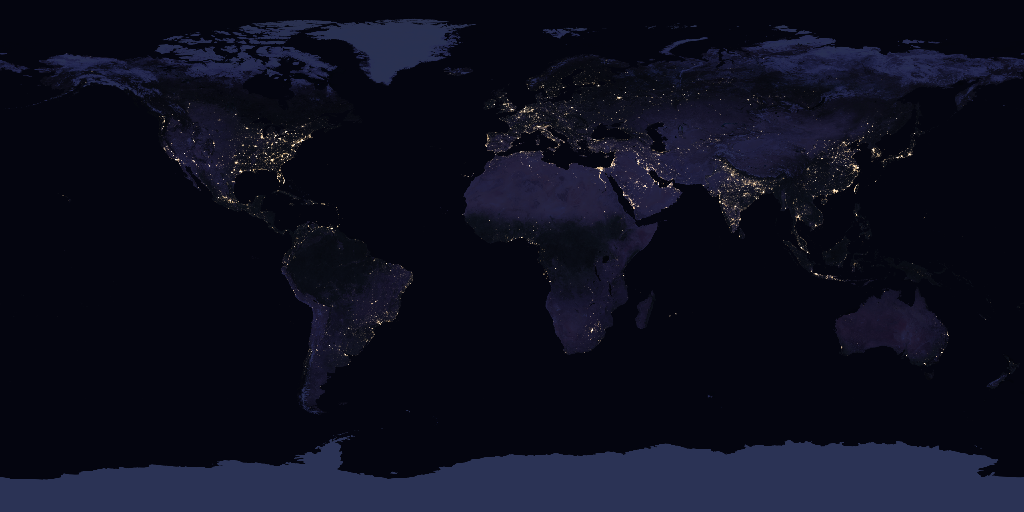
#> input picture data/raw_frames/_base/black_marble.png, 1024 x 512 px
$ python extract_features.py
#> lines starting #> are read from the running program, lines starting #| are printed output that depends on the picture
### scripts/theme_defs.py
"""The four locked Terra Vox themes and where their frames come from.

Shared by fetch_frames.py and extract_features.py so the download step and
the feature step can never disagree about dates, layers or "active" rules.

Every theme is a yearly series of global, equirectangular NASA GIBS frames
(the imagery service behind NASA Worldview). Sampling the same calendar
window every year removes the seasonal cycle, so frame-to-frame change is
year-over-year change, which is the thing Duet mode is about.
"""

from datetime import date, timedelta

GIBS_WMS = "https://gibs.earthdata.nasa.gov/wms/epsg4326/best/wms.cgi"

# Static layers used only to draw the human-viewable display frames.
# Feature extraction never sees them: features come from the data layer alone.
BASE_LAYERS = {
    "black_marble": "VIIRS_Black_Marble",
    "coastlines": "Coastlines_15m",
}

FRAME_WIDTH = 1024
FRAME_HEIGHT = 512


def _yearly(years, month, day):
    return [date(y, month, day) for y in years]


def _ssh_dates():
    # JPL MEaSUREs SSH anomalies sit on a fixed 5-day grid starting 1992-09-30.
    # Take the grid date nearest 1 October of each year.
    origin = date(1992, 9, 30)
    out = []
    for y in range(1992, 2019):
        target = date(y, 10, 1)
        steps = round((target - origin).days / 5)
        out.append(origin + timedelta(days=5 * steps))
    return out


THEMES = [
    {
        "id": "wildfires",
        "name": "Wildfires",
        "signature": "spiky, event-driven",
        "layer": "MODIS_Terra_Thermal_Anomalies_All",
        "dataset": "MODIS Terra Thermal Anomalies and Fires (day + night)",
        "instrument": "MODIS / Terra",
        "units_note": "each orange dot is a satellite-detected active fire",
        # Peak northern fire season, one 8-day composite per year.
        "frame_dates": _yearly(range(2001, 2026), 8, 8),
        "composite_days": 8,
        "composite": "union",  # a fire seen on any of the 8 days counts
        "label_fmt": "{start:%b %d}-{end:%d}, {year}",
        # Transparent pixels mean "no fire detected" which is real data, so the
        # whole planet is the valid domain and every opaque pixel is active.
        "valid_domain": "frame",
        "active_rule": {"kind": "opaque"},
        "colormap": None,
        "physical": {"label": "fire detections", "units": "% of map"},
        "eic": {
            "dashboard": "https://svs.gsfc.nasa.gov/gallery/wildland-fires/",
            "visualization": "https://svs.gsfc.nasa.gov/5113/",
            "thumbnail": "https://svs.gsfc.nasa.gov/vis/a000000/a005100/a005113/fires_frp_VIIRS.892_print.jpg",
        },
    },
    {
        "id": "sea_level",
        "name": "Sea Level Change",
        "signature": "slow, monotonic",
        "layer": "JPL_MEaSUREs_L4_Sea_Surface_Height_Anomalies",
        "dataset": "JPL MEaSUREs Gridded Sea Surface Height Anomalies (TOPEX/Poseidon, Jason-1/2/3)",
        "instrument": "Satellite radar altimetry",
        "units_note": "warmer colours mean the sea surface sits higher than the 20-year mean",
        "frame_dates": _ssh_dates(),
        "composite_days": 1,
        "composite": "single",
        "label_fmt": "{start:%b %d}, {year}",
        "valid_domain": "opaque",  # land and polar gaps carry no ocean data
        # "Active" = ocean standing at least 10 cm above the 1993-2012 mean.
        "active_rule": {"kind": "value_at_least", "value": 0.10},
        "colormap": "https://gibs.earthdata.nasa.gov/colormaps/v1.3/MEaSUREs_Sea_Surface_Height_Anomalies.xml",
        "physical": {"label": "mean sea surface height anomaly", "units": "cm", "scale": 100.0, "digits": 1},
        "eic": {
            "dashboard": "https://svs.gsfc.nasa.gov/gallery/climate-vital-signs-dashboard/",
            "visualization": "https://svs.gsfc.nasa.gov/5235/",
            "thumbnail": "https://svs.gsfc.nasa.gov/vis/a000000/a005200/a005235/seaLevelWaveTankComp_noWW_3-5-5-2024a.01500_print.jpg",
        },
    },
    {
        "id": "air_quality",
        "name": "Air Quality",
        "signature": "noisy, daily-fluctuating",
        "layer": "OMI_Nitrogen_Dioxide_Tropo_Column",
        "dataset": "OMI Tropospheric Nitrogen Dioxide (NO2) Column, daily",
        "instrument": "OMI / Aura",
        "units_note": "darker orange and red mark heavier NO2 pollution",
        # A 3-day gap-filling mosaic around the March equinox keeps the daily
        # weather noise (that is this theme's signature) while filling the
        # swath gaps that a single OMI day leaves.
        "frame_dates": _yearly(range(2005, 2026), 3, 15),
        "composite_days": 3,
        "composite": "first_valid",
        "label_fmt": "{start:%b %d}-{end:%d}, {year}",
        "valid_domain": "opaque",
        # "Active" = polluted air: tropospheric NO2 above 5 x 10^15 molecules/cm2.
        "active_rule": {"kind": "value_at_least", "value": 5e15},
        "colormap": "https://gibs.earthdata.nasa.gov/colormaps/v1.3/OMI_Nitrogen_Dioxide_Tropo_Column.xml",
        "physical": {"label": "mean tropospheric NO2", "units": "x10^15 molecules/cm2", "scale": 1e-15, "digits": 2},
        "eic": {
            "dashboard": "https://svs.gsfc.nasa.gov/gallery/air-quality-dashboard/",
            "visualization": "https://svs.gsfc.nasa.gov/5175/",
            "thumbnail": "https://svs.gsfc.nasa.gov/vis/a000000/a005100/a005175/tempo_no2_north-america.02402_print.jpg",
        },
    },
    {
        "id": "greenhouse_gases",
        "name": "Greenhouse Gases",
        "signature": "smooth, trending",
        "layer": "AIRS_L3_Methane_400hPa_Volume_Mixing_Ratio_Monthly_Day",
        "dataset": "AIRS Methane (CH4) at 400 hPa, monthly mean",
        "instrument": "AIRS / Aqua",
        "units_note": "deeper red means more methane in the mid-troposphere",
        "frame_dates": _yearly(range(2003, 2027), 8, 1),
        "composite_days": 1,
        "composite": "single",
        "label_fmt": "{start:%B} {year}",
        "valid_domain": "opaque",
        # "Active" = air holding at least 1,900 ppb of methane at 400 hPa.
        "active_rule": {"kind": "value_at_least", "value": 1900.0},
        "colormap": "https://gibs.earthdata.nasa.gov/colormaps/v1.3/AIRS_Methane_Volume_Mixing_Ratio.xml",
        "physical": {"label": "mean methane at 400 hPa", "units": "ppb", "scale": 1.0, "digits": 0},
        "eic": {
            "dashboard": "https://svs.gsfc.nasa.gov/gallery/greenhouse-gases-dashboard/",
            "visualization": "https://svs.gsfc.nasa.gov/5116/",
            "thumbnail": "https://svs.gsfc.nasa.gov/vis/a000000/a005100/a005116/TotalCH4_Volume_1920x1920.00080_print.jpg",
        },
    },
]


# [5 lines left out: function theme_by_id, not called in this run]


def frame_days(theme, start):
    """The calendar days that feed one frame (1 for single, N for composites)."""
    return [start + timedelta(days=i) for i in range(theme["composite_days"])]


def frame_label(theme, start):
    days = frame_days(theme, start)
    return theme["label_fmt"].format(start=days[0], end=days[-1], year=start.year)


# [18 lines left out: function gibs_url, not called in this run]

### scripts/extract_features.py
"""Turn every downloaded NASA frame into the visual features Terra Vox plays.

    python scripts/extract_features.py

Reads data/raw_frames/<theme>/*.png (from fetch_frames.py) and writes
    data/features/<theme>/<YYYY-MM-DD>.json   raw + normalized features per frame
    data/display/<theme>/<YYYY-MM-DD>.jpg     the frame as a person sees it
    data/themes.json                          theme metadata + normalization ranges

Feature definitions (all measured over the frame's valid data pixels):

  hue            Colour warmth of the frame in degrees, 0-360. Each pixel's
                 HSV hue is placed on a cool -> warm axis (blue 0, cyan 60,
                 green 120, yellow 180, red 240+, magenta-red 360) and averaged,
                 weighted by saturation x value so grey pixels carry no hue.
                 A plain circular-mean hue would put red at 0 and average a
                 blue-to-red palette out to magenta; the warmth axis keeps the
                 build plan's "cool = low notes, warm = high notes" true.
  brightness     Mean Rec.709 relative luminance, 0-1.
  colorVariance  Mean per-channel RGB standard deviation / 127.5, 0-1.
  pixelDensity   Share of valid pixels that are "active" (theme rule in
                 theme_defs.py: a detected fire, sea >= +10 cm, NO2 >= 5e15,
                 CH4 >= 1,900 ppb), 0-1.
  frameDelta     Mean absolute RGB change from the previous frame / 255, 0-1.
                 The first frame has no predecessor, so it uses the change to
                 the second frame (otherwise the oldest frame would always be
                 silent-tempo by construction, which would bias Duet mode).
  latBand        'north' | 'equatorial' | 'south' from the mean latitude of the
                 active pixels (tropics = within 23.44 degrees of the equator).

Normalization: each of hue, brightness, colorVariance, pixelDensity and
frameDelta is min-max scaled against that theme's own history, so every
theme spans the same 0-1 range (hue: 0-360) before the sonification
formulas run. Without this, wildfire frames (black map, small bright
markers) and methane frames (wall-to-wall colour) would sit in completely
different parts of every formula and switching themes would jump in
loudness and density.
"""

import json
import re
import sys
from datetime import datetime, timezone
from pathlib import Path

import cv2
import numpy as np
from PIL import Image

sys.path.insert(0, str(Path(__file__).resolve().parent))
from theme_defs import THEMES, frame_label  # noqa: E402

ROOT = Path(__file__).resolve().parent.parent
RAW = ROOT / "data" / "raw_frames"
FEATURES = ROOT / "data" / "features"
DISPLAY = ROOT / "data" / "display"

TROPIC = 23.44
NORMALIZED = ["hue", "brightness", "colorVariance", "pixelDensity", "frameDelta"]


# ---------------------------------------------------------------- colormaps

# [23 lines left out: functions parse_colormap, pixels_to_values, not called in this run]


# ---------------------------------------------------------------- features

CRIMSON = 315.0          # hues from here up to 360 continue past red (dark reds)
WARM_SPAN = 240.0 + (360.0 - CRIMSON)


# [54 lines left out: functions warmth, frame_features, frame_delta, not called in this run]


# ---------------------------------------------------------------- display

def load_bases():
    bm = np.array(Image.open(RAW / "_base" / "black_marble.png").convert("RGB")).astype(np.float64)
    coast = np.array(Image.open(RAW / "_base" / "coastlines.png").convert("RGBA"))
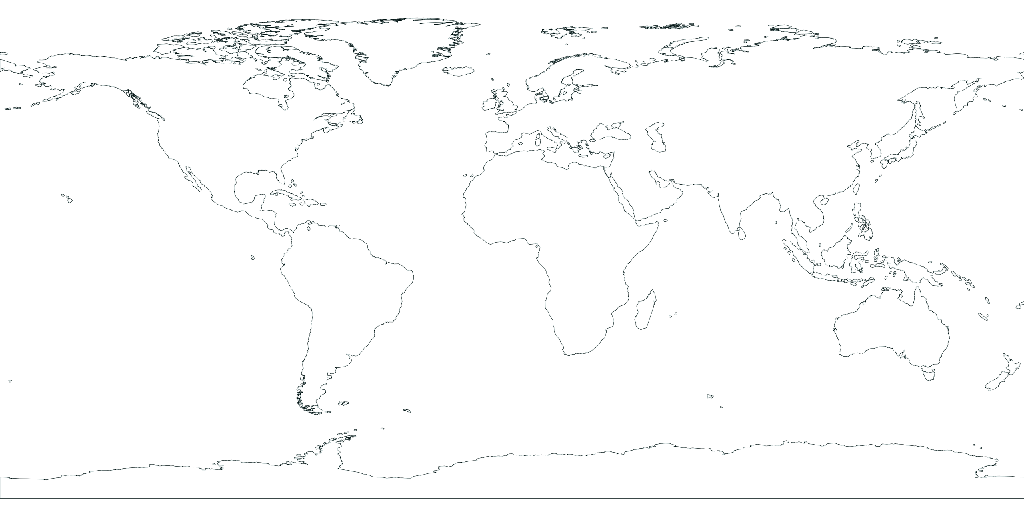
#> input picture data/raw_frames/_base/coastlines.png, 1024 x 512 px
#> coast is the input picture: shape (512, 1024, 4); mean R, G, B, A 2.9, 3.6, 3.6, 5.3
    return (bm * 0.55).astype(np.uint8), coast


# [19 lines left out: functions compose, with_coastlines, normalize, not called in this run]


def process_theme(theme, base, coast):
    tid = theme["id"]
    manifest = json.loads((RAW / tid / "manifest.json").read_text())
    cmap = parse_colormap(RAW / tid / "colormap.xml") if theme["colormap"] else None
    rule = theme["active_rule"]
    phys_cfg = theme["physical"]

    (FEATURES / tid).mkdir(parents=True, exist_ok=True)
    (DISPLAY / tid).mkdir(parents=True, exist_ok=True)

    frames, composed, valids = [], [], []
    for entry in manifest["frames"]:
        rgba = np.array(Image.open(ROOT / entry["file"]).convert("RGBA"))
        rgb_data = rgba[..., :3]
        opaque = rgba[..., 3] > 0
        valid = np.ones_like(opaque) if theme["valid_domain"] == "frame" else opaque
        seen = composed_rgb = compose(rgba, base)

        physical = {"label": phys_cfg["label"], "units": phys_cfg["units"]}
        if rule["kind"] == "opaque":
            active = opaque
            n_clusters = cv2.connectedComponents(opaque.astype(np.uint8), connectivity=8)[0] - 1
            physical["value"] = round(float(opaque.mean()) * 100, 2)
            physical["clusters"] = int(n_clusters)
        else:
            values, exact = pixels_to_values(rgb_data, opaque, cmap)
            vmap = np.full(opaque.shape, np.nan)
            vmap[opaque] = values
            active = np.zeros_like(opaque)
            active[opaque] = values >= rule["value"]
            physical["value"] = round(float(np.nanmean(values)) * phys_cfg["scale"], phys_cfg["digits"])
            physical["p90"] = round(float(np.nanpercentile(values, 90)) * phys_cfg["scale"], phys_cfg["digits"])
            physical["paletteExactMatch"] = round(exact, 4)
        physical["activeThreshold"] = rule.get("value")

        feats, band = frame_features(seen, valid, active)
        Image.fromarray(with_coastlines(composed_rgb, coast)).save(
            DISPLAY / tid / f"{entry['date']}.jpg", quality=82, optimize=True)

        frames.append({"entry": entry, "raw": feats, "latBand": band, "physical": physical})
        composed.append(composed_rgb)
        valids.append(valid)

    # Frame-to-frame change (first frame borrows the change to the second).
    for i, f in enumerate(frames):
        j = i - 1 if i > 0 else 1
        f["raw"]["frameDelta"] = frame_delta(composed[i], valids[i], composed[j], valids[j], theme["valid_domain"])

    # Per-theme normalization against this theme's own history.
    ranges = {}
    for key in NORMALIZED:
        lo, hi, scaled = normalize([f["raw"][key] for f in frames])
        ranges[key] = {"min": lo, "max": hi}
        for f, s in zip(frames, scaled):
            f.setdefault("normalized", {})[key] = s
    for f in frames:
        # Hue is degrees: scale to [0, 360) so the warmest frame lands on the
        # top scale degree instead of wrapping back to the first.
        f["normalized"]["hue"] = min(f["normalized"]["hue"], 0.9999) * 360

    first_year = int(frames[0]["entry"]["date"][:4])
    for idx, f in enumerate(frames):
        e = f["entry"]
        out = {
            "theme": tid,
            "index": idx,
            "date": e["date"],
            "year": int(e["date"][:4]),
            "label": e["label"],
            "image": f"data/display/{tid}/{e['date']}.jpg",
            "hue": round(f["normalized"]["hue"], 3),
            "brightness": round(f["normalized"]["brightness"], 4),
            "colorVariance": round(f["normalized"]["colorVariance"], 4),
            "pixelDensity": round(f["normalized"]["pixelDensity"], 4),
            "frameDelta": round(f["normalized"]["frameDelta"], 4),
            "latBand": f["latBand"],
            "raw": {k: round(v, 5) for k, v in f["raw"].items()},
            "physical": f["physical"],
            "source": {"layer": theme["layer"], "days": e["days"], "urls": e["source_urls"]},
        }
        (FEATURES / tid / f"{e['date']}.json").write_text(json.dumps(out, indent=2))

    return {
        "id": tid,
        "name": theme["name"],
        "signature": theme["signature"],
        "dataset": theme["dataset"],
        "instrument": theme["instrument"],
        "layer": theme["layer"],
        "unitsNote": theme["units_note"],
        "physical": {"label": phys_cfg["label"], "units": phys_cfg["units"]},
        "activeRule": rule,
        "composite": theme["composite"],
        "compositeDays": theme["composite_days"],
        "thumbnail": f"assets/thumbnails/{tid}.jpg",
        "eic": theme["eic"],
        "dateRange": {"start": frames[0]["entry"]["date"], "end": frames[-1]["entry"]["date"]},
        "yearRange": [first_year, int(frames[-1]["entry"]["date"][:4])],
        "frameCount": len(frames),
        "frames": [f["entry"]["date"] for f in frames],
        "normalization": ranges,
    }


def main():
    base, coast = load_bases()
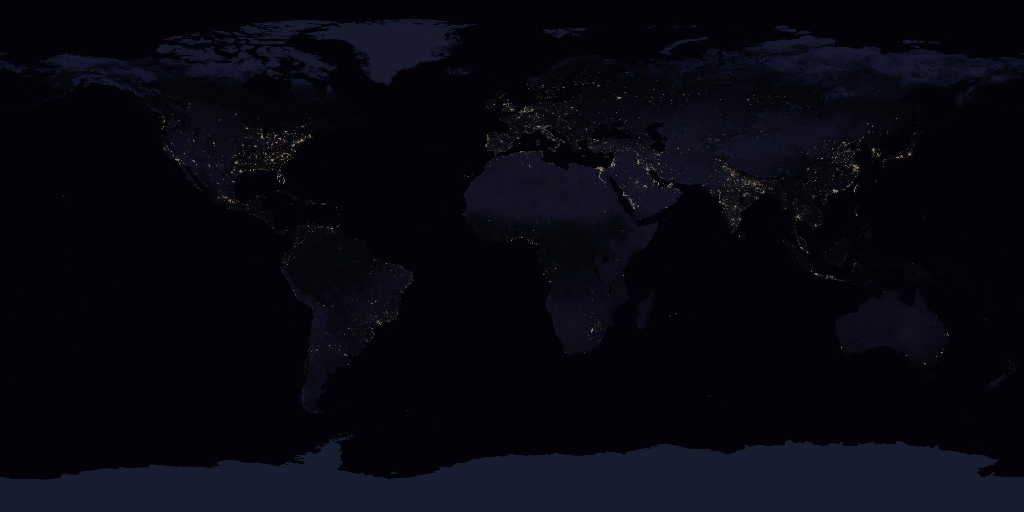
#> base: shape (512, 1024, 3); mean of channels 0, 1, 2 6.8, 7.4, 15.7; drawn as R, G, B
    out = {
        "generatedAt": datetime.now(timezone.utc).isoformat(timespec="seconds"),
        "source": "NASA GIBS (Worldview) imagery; NASA SVS Earth Information Center cover art",
        "scale": "C minor pentatonic",
        "themes": [],
    }
    for theme in THEMES:
        meta = process_theme(theme, base, coast)
        out["themes"].append(meta)
        print(f"{meta['id']:17s} {meta['frameCount']:2d} frames  "
              + "  ".join(f"{k}[{v['min']:.3f}..{v['max']:.3f}]" for k, v in meta["normalization"].items()))
    (ROOT / "data" / "themes.json").write_text(json.dumps(out, indent=2))


if __name__ == "__main__":
#> (the run stopped early here; a loop or call above may not have finished)
